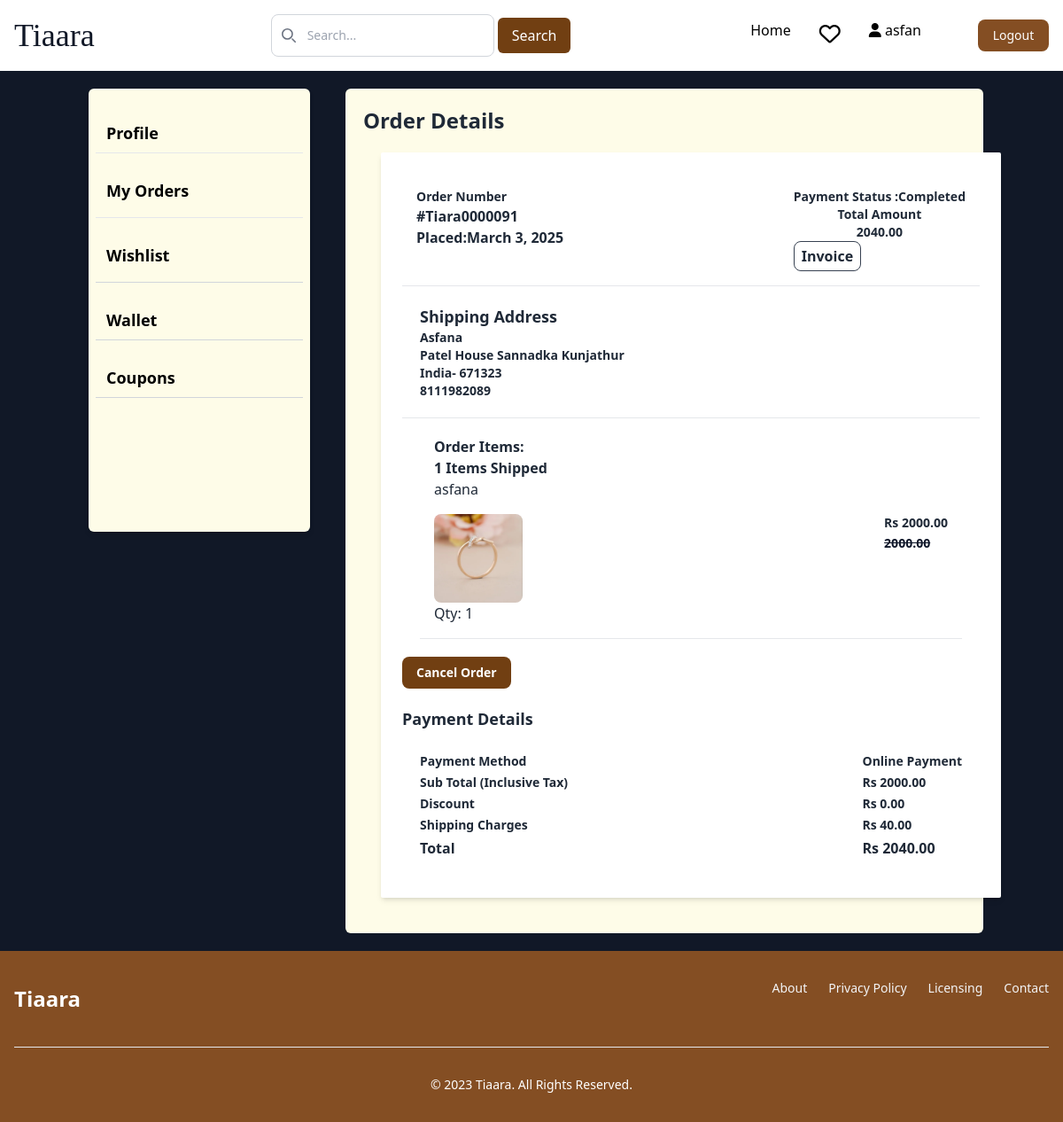
Before: /userdetails/order_details/91/ (signed in) with the older database file.
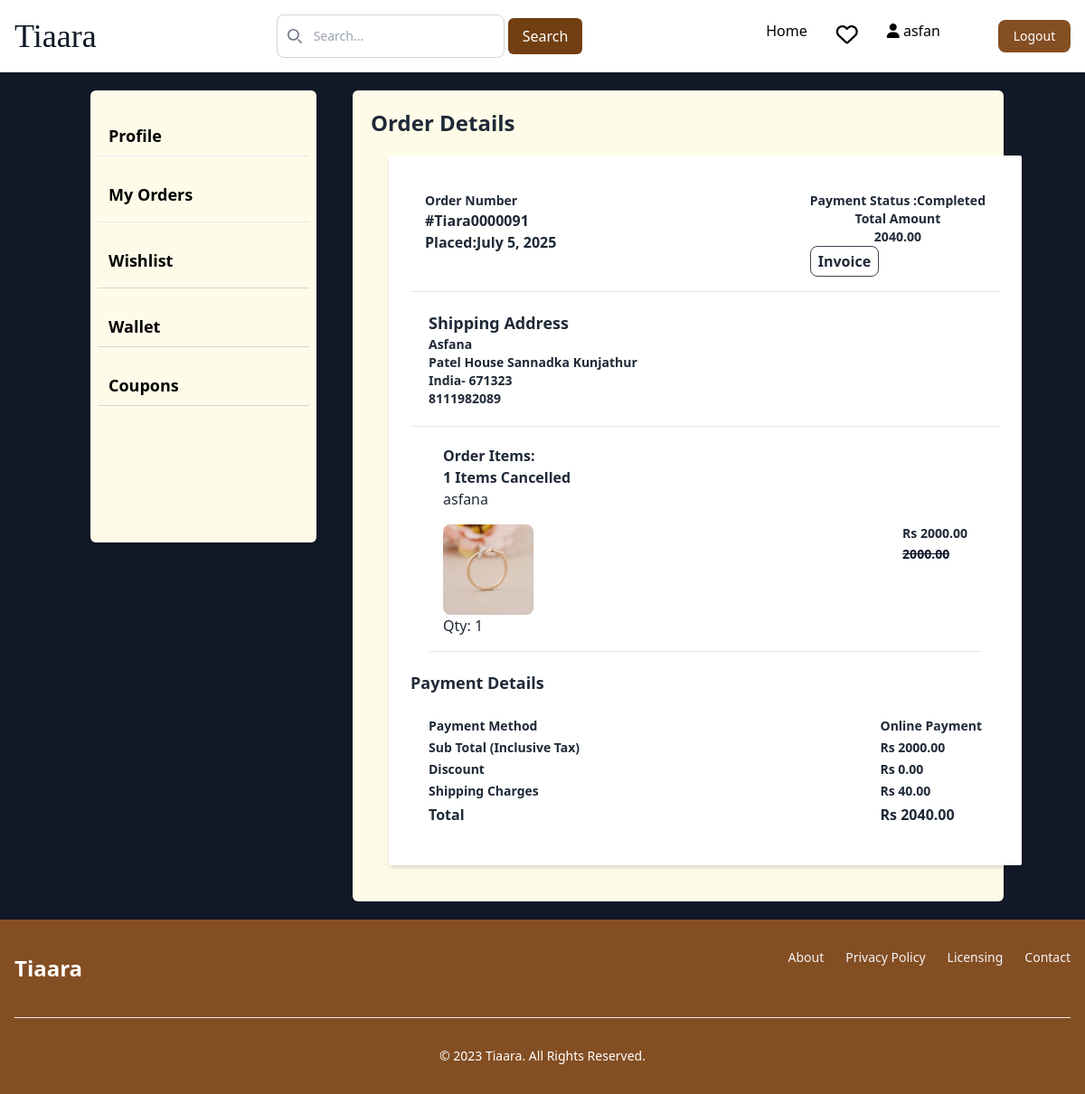
After: the same page with the newer database file.
### cart/models.py (models this page shows, shortened)
class Order(models.Model):
    user = models.ForeignKey(Custom_user, on_delete=models.CASCADE, related_name='orders')
    shipping_address = models.ForeignKey(Shipping_address, null=True, blank=True, on_delete=models.SET_NULL, related_name='orders')
    variant= models.ManyToManyField(Variant,through='OrderItem')
    order_date=models.DateField(auto_now=True)
    total_amount=models.DecimalField(max_digits=10,decimal_places=2)
    shipping_charge=models.DecimalField(default=40, max_digits=10,decimal_places=2)
    discount=models.DecimalField(default=0, max_digits=10,decimal_places=2)
    Grand_total=models.DecimalField(default=0, max_digits=10,decimal_places=2)
    quantity = models.PositiveIntegerField(default=1)
    payment_status_choices=[(1,'Completed'),
                            (2, 'Failure'),
                            (3,'Pending'),
                            ]
    payment_status=models.IntegerField(choices=payment_status_choices, default=3)
    ORDER_STATUS_CHOICES = [
        ('Confirmed', 'Confirmed'),
        ('Shipped', 'Shipped'),
        ('Cancelled', 'Cancelled'),
        ('Delivered', 'Delivered'),
    ]
    status = models.CharField(max_length=20, choices=ORDER_STATUS_CHOICES, default='confirmed')
    payment_method_choices=[
        ('COD','Cash On Delivery'),
        ('Online Payment','Online Payment'),
    ]
    payment_method = models.CharField(max_length=50,default=None)

class OrderItem(models.Model):
    order = models.ForeignKey(Order, on_delete=models.CASCADE,related_name='orders')
    variant = models.ForeignKey(Variant, on_delete=models.CASCADE, related_name='orders')
    quantity = models.PositiveIntegerField(default=1)
    product_price=models.DecimalField(default=0, max_digits=10,decimal_places=2)

class Shipping_address(models.Model):
    full_name=models.CharField(max_length=50, null=True, blank=True)
    address=models.TextField(null=True, blank=True)
    city=models.CharField(max_length=50,null=True, blank=True)
    country=models.CharField(max_length=50, null=True, blank=True)
    pincode=models.IntegerField(null=True, blank=True)
    phone_No=models.IntegerField(null=True, blank=True)

### adminapp/models.py (models this page shows, shortened)
class Variant(models.Model):
    color=models.CharField(max_length=50, default="None")
    product=models.ForeignKey(Product, on_delete=models.CASCADE, related_name='variants')
    price = models.DecimalField(default=0, max_digits=7, decimal_places=2)
    stock=models.IntegerField(default=0)
    img1=models.ImageField(upload_to='product_images',blank=True)
    img2=models.ImageField(upload_to='product_images',blank=True)
    img3=models.ImageField(upload_to='product_images',blank=True)
    img4=models.ImageField(upload_to='product_images',blank=True)
    active=models.BooleanField(default=True)
    discount_price = models.DecimalField(default=0, max_digits=7, decimal_places=2)

class Product(models.Model):
    productname=models.CharField(max_length=50)
    category=models.ForeignKey(Category,on_delete=models.CASCADE)
    details=models.CharField(max_length=100, default='None')
    description=models.TextField()
    active = models.BooleanField(null=True, blank=True)
    offer = models.ForeignKey(ProductOffer, on_delete=models.SET_NULL, null=True, blank=True)

### userdetails/views.py (the view)
# urls.py: path('order_details/<int:order_id>/', views.order_details, name="order_details"),
@login_required(login_url='login')
def order_details(request,order_id):
    order=Order.objects.get(id=order_id)
    return render(request, 'user/order_details.html',{'order':order})

### templates/user/order_details.html (shortened to what the changed rows need)
  {% extends 'base.html' %}
  {% block content %}
  {% include 'profile.html' %}
  <div class="bg-yellow-50 w-3/4 h-auto m-5 rounded-md text-gray-800" style="width:60%">
      {% if order %}
          <div class="flex flex-col m-5">
            <h1 class="text-2xl font-semibold ">Order Details</h1>
            <div class=" rounded-sm bg-white p-6 shadow-md m-5 " style="width:700px;">
              <div class="m-4 flex justify-between">
                <div>
                    <p class="text-sm font-semibold">Order Number</p>
                    <p class="text-md font-semibold">#Tiara00000{{ order.id }}</p>
                    <p class="text-md font-semibold">Placed:{{ order.order_date }}</p>
                </div>
                <div>
                    <p class="text-sm font-semibold text-center">Payment Status :{{ order.get_payment_status_display }}</p>
                    <p class="text-sm font-semibold text-center">Total Amount <br>{{ order.Grand_total }}</p>
                    <div class="">
                    <button class="px-2 py-1 border border-gray-700 text-center rounded-lg font-semibold "><a href="{% url 'invoice' order.id %}" target="_blank"> Invoice</a></button>
                    </div>
                </div>
            </div>
            <hr>
            <div class="m-5  ">
            <p class="text-lg font-semibold ">Shipping Address</p>
              <p class="text-sm font-semibold">{{order.shipping_address.full_name}}</p>
              <p class="text-sm font-semibold">{{order.shipping_address.address}}  {{order.shipping_address.city }}</p>
              <p class="text-sm font-semibold">{{order.shipping_address.country}}- {{order.shipping_address.pincode}}</p>
              <p class="text-sm font-semibold">{{order.shipping_address.phone_No}}</p>
          </div>
          <hr>
          <div class="m-5 ">
            {% for order_item in order.orders.all %}
            <div class="m-4 flex justify-between">
              <div>
            <p class="text-md font-semibold ">Order Items:</p>
            <div>
              {% if order.status == 'confirmed' %}
                  <p class="text-md font-semibold">{{ order_item.quantity }} Items Confirmed</p>
              {% elif order.status == 'cancelled' %}
                  <p class="text-md font-semibold">{{ order_item.quantity }} Items Cancelled</p>
              {% elif order.status == 'shipped' %}
                  <p class="text-md font-semibold">{{ order_item.quantity }} Items Shipped</p>
              {% elif order.status == 'delivered' %}
                  <p class="text-md font-semibold">{{ order_item.quantity }} Items Delivered</p>
              {% endif %}
                        <p> {{ order_item.variant.product.productname }}</p>
                      </div>
                   </div>
                  </div>
                        <div class="m-4 flex justify-between">
                          <div>
                        <img src="{{ order_item.variant.img1.url }}" alt="product-image" class="rounded-lg sm:w-40" style="height:100px; width:100px;" />
                        <p>Qty: {{ order_item.quantity }}</p>
                      </div>
                      <div>
                        <p class=" text-sm font-semibold text-center">Rs {{order_item.variant.discount_price}}</p>
                        <span class="text-sm font-semibold text-slate-900 line-through text-center">{{ order_item.variant.price }}</span>
                      </div>
                    </div>
                    <hr>
                    {% endfor %}
                    </div>
                    <div>
                      <form method="post" action="{% url 'cancel_order' order.id %}">
                        {% if order.status != 'cancelled' and order.status != 'delivered' %}
                            <button class="bg-yellow-900 px-4 py-2 rounded-lg text-white text-sm font-semibold items-center">Cancel Order</button>
                        {% endif %}
                    </form>
                  </div>
              <p class="text-lg font-semibold mt-5 ">Payment Details</p>
              <div class="flex justify-between">
              <div class="m-5">
              <p class="text-sm font-semibold mt-1">Payment Method</p>
              <p class="text-sm font-semibold mt-1">Sub Total (Inclusive Tax)</p>
              <p class="text-sm font-semibold mt-1">Discount</p>
              <p class="text-sm font-semibold mt-1">Shipping Charges</p>
              <p class="text-md font-semibold mt-1">Total</p>
            </div>
            <div class="m-5">
              <p class="text-sm font-semibold mt-1">{{order.payment_method}}</p>
              <p class="text-sm font-semibold mt-1">Rs {{order.total_amount}}</p>
              <p class="text-sm font-semibold mt-1">Rs {{order.discount}}</p>
              <p class="text-sm font-semibold mt-1">Rs {{order.shipping_charge}}</p>
              <p class="text-md font-semibold mt-1">Rs {{order.Grand_total}}</p>
            </div>
            </div>
            </div>
          </div>
          </div>
      {% endif %}
    </div>
{% endblock %}

Changed rows visible on the page:
changed Order "Completed": order_date "March 3, 2025" → "July 5, 2025"; status "shipped" → "cancelled" (drawn)
computed for OrderItem "asfana": text "Items Shipped" → "Items Cancelled"
Other visible differences:
text no longer shown: "Cancel Order"
